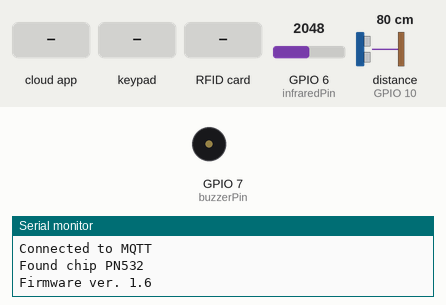
Simulated run of this sketch. Board: ESP32-S3. On the bench: buzzer (waves = sounding, pin HIGH), the last lines printed to the serial monitor. The test bench sets the inputs (shaded band); at power-on: distance to the obstacle (sensor on GPIO 10) 80 cm, GPIO 6 (infraredPin) = 2048. The echo pulse lasts 58.3 µs per cm; WiFi joins after 1.5 s; servers stay silent unless stated; no MQTT or app messages arrive unless stated; pins used as bus, display or sensor lines are not drawn.

Above: at 4.7 s.
4.8 s: the phone or cloud app sets alarm to 1
At 5.2 s:
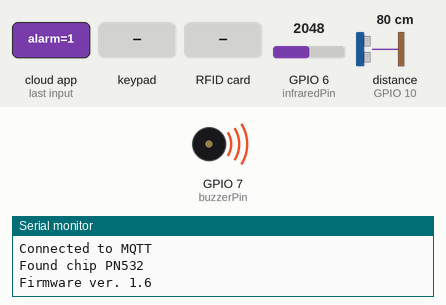
7.3 s: distance to the obstacle (sensor on GPIO 10) set to 65 cm
At 7.72 s:
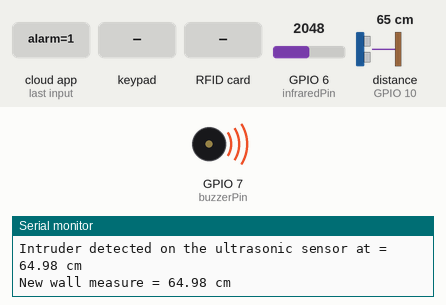
10.3 s: keypad keys 1 9 9 1 pressed 0.4 s apart
At 13.1 s:
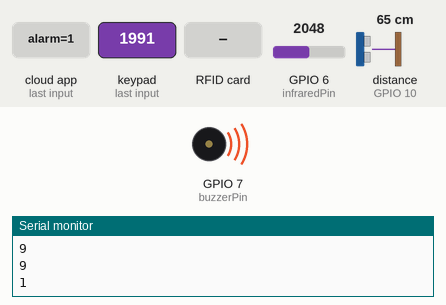
13.4 s: GPIO 6 (infraredPin) set to 2093
14.9 s: GPIO 6 (infraredPin) set to 2167
At 15.32 s:
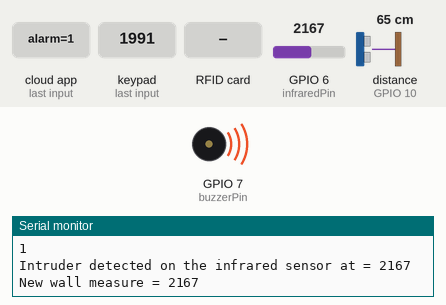
17.9 s: RFID card C7 FE 66 39 held to the reader
At 19.8 s:
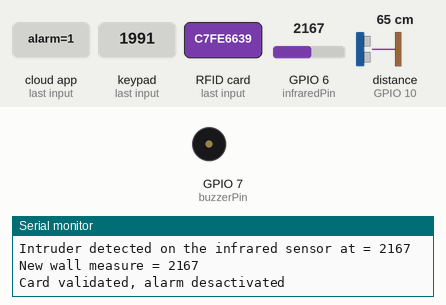
Timing chart, 0 to 20.4 s (numbered marks = the images above; inputs shaded):
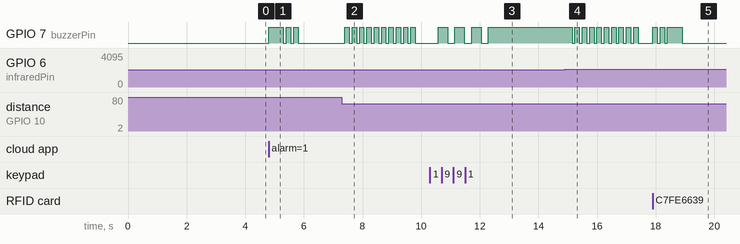

The sketch:

Sensors_Demo_Arduino.ino
```cpp
#include <ArduinoIoTCloud.h>
#include <Arduino_ConnectionHandler.h>
#include <Wire.h>
#include <SPI.h>
#include <Adafruit_PN532.h>
#include <WiFi.h>
#include <Keypad.h>
#include <PubSubClient.h>

#define PN532_IRQ   (2)
#define PN532_RESET (3)  // Not connected by default on the NFC Shield

/******** Variables for the IoT Cloud conection ********/
const char THING_ID[] = "Home_Alarm_v2";

String activation_Way;
bool alarm;
int tries;
bool intruder;
bool cam_Detection;
bool infrared_Detection;
bool microwave_Detection;
bool ultrasonic_Detection;

/******** Variables for the MQTT server ********/
//char ssid[] = "COSMOTE-166950";
//char pass[] = "52752766413729464236";
char ssid[] = "dlink";
char pass[] = "";
const char* mqttServer = "test.mosquitto.org";  // Uses the Mosquitto public broker
const int mqttPort = 1883;
const char* mqttClientId = "mkr1010-client";

const char* microwaveSensorTopic = "motionDetection/microwaveSensor";
const char* esp32camTopic = "motionDetection/esp32cam";
const char* ultrasonicSensorTopic = "motionDetection/ultrasonicSensor";
const char* infraredSensorTopic = "motionDetection/infraredSensor";

WiFiClient espClient;
PubSubClient client(espClient);

int microwave = 0;
int cam = 0;
int ultrasonic = 0;
int infrared = 0;

/******** Variables for the RFID sensor ********/
Adafruit_PN532 nfc(PN532_IRQ, PN532_RESET);
uint8_t storedUID[] = {0xC7, 0xFE, 0x66, 0x39};
uint8_t storedUIDLength = sizeof(storedUID);
uint8_t success;
uint8_t uid[] = { 0, 0, 0, 0, 0, 0, 0 };  // Buffer to store the returned UID
uint8_t uidLength;                        // Length of the UID
bool cardDetected = false;

/******** Variables for ultrasonic sensor ********/
const int triggerPin = 9;
const int echoPin = 10;
float pulse_width, US_distance;
float US_wall;
float US_range = 10.0;

/******** Variables for infrared sensor ********/
const int infraredPin = A5; // Sensor is connected to the analog A0
int IR_distance; //Sensor result
int IR_range = 75; //Diference between distance change
int IR_wall; //Original distance

/******** Variables for the keypad ********/
const byte ROWS = 4; //four rows
const byte COLS = 4; //four columns

const char keys[ROWS][COLS] = {'1', '2', '3', 'A',
                               '4', '5', '6', 'B',
                               '7', '8', '9', 'C',
                               '*', '0', '#', 'D'};

byte rowPins[ROWS] = {A0, A1, A2, A3}; //connect to the row pinouts of the keypad
byte colPins[COLS] = {2, 3, 4, 5}; //connect to the column pinouts of the keypad

Keypad keypad = Keypad(makeKeymap(keys), rowPins, colPins, ROWS, COLS); //Create an object of keypad

const int passwdSize = 4;
char inputPassword[passwdSize] = {'\0', '\0' , '\0', '\0'}; // Array to store the entered password
const char storedPassword[passwdSize] = {'1', '9', '9', '1'}; // Stored password
static int pos = 0;

/******** Variables for the buzzer and LED ********/
const int buzzerPin = 7; //buzzer to arduino digital pin 6
const int ledPin = A6;

/*****************************************/
void setup() {
  // Initialize serial and wait for port to open:
  Serial.begin(9600);
  delay(1500);
  while (!Serial) delay(10);
  keypad.addEventListener(keypadEvent); //add an event listener for this keypad
  alarm  = false; // false = non active || true = active
  intruder = false; // false = any intruder || true = a intruder
  tries = 0;

  // Connect to Arduino IoT Cloud
  ArduinoCloud.begin(ssid, pass);

  // Define the Thing Properties
  initProperties();


  /* The following function allows you to obtain more information related to the state
  of network and IoT Cloud connection and errors the higher number the more granular
  information you’ll get. The default is 0 (only errors). Maximum is 4 */

  setDebugMessageLevel(2);
  ArduinoCloud.printDebugInfo();

  // Setup for the alarm's sound system
  pinMode(buzzerPin, OUTPUT); // Set buzzer - pin D6 as an output
  digitalWrite(buzzerPin, HIGH); // Deactivated the buzzer pin
  pinMode(ledPin, OUTPUT); // Set led - pin A5 as an output
  digitalWrite(ledPin, LOW);

  //Setup for the Ultrasonic Sensor
  pinMode(triggerPin, OUTPUT);
  pinMode(echoPin, INPUT);
  digitalWrite(triggerPin, LOW);
  delayMicroseconds(2);

  // Connect to Wi-Fi
  WiFi.begin(ssid, pass);
  while (WiFi.status() != WL_CONNECTED) {
    delay(1000);
    Serial.println("Connecting to WiFi...");
  }
  Serial.println("Connected to WiFi");

  // MQTT setup
  client.setServer(mqttServer, mqttPort);
  client.setCallback(callback);
  reconnect();

  nfc.begin();

  uint32_t versiondata = nfc.getFirmwareVersion();
  if (! versiondata) {
    Serial.print("Didn't find PN53x board");
    while (1); // halt
  }
  // Got ok data, print it out!
  Serial.print("Found chip PN5"); Serial.println((versiondata>>24) & 0xFF, HEX);
  Serial.print("Firmware ver. "); Serial.print((versiondata>>16) & 0xFF, DEC);
  Serial.print('.'); Serial.println((versiondata>>8) & 0xFF, DEC);
}

/*****************************************/
void loop() {
  ArduinoCloud.update();

  if (!client.connected()) {
    reconnect();
  }
  client.loop();

  if (alarm == false){ // Alarm deactivated only reads the keypad and the sensor
    readKeypad(0); // 0 If the alarm is deactivated
    if (alarm == false){ //The alarm continues deactivated so read the RFID
      cardDetected = readRFID();
      if (cardDetected){
        if (uidLength == storedUIDLength && memcmp(uid, storedUID, uidLength) == 0){
          activateAlarm();
          Serial.println("Card validated, alarm activated");
          activation_Way = "Activated via RFID card";
        }
        else{ //The card set closer is not correct
          alarmIncorrectTry();
          Serial.println("Incorrect card, try again with the correct card");
        }
      }
    }
  }

  else{ // The alarm is active
    readUltrasonic();
    readInfrared();
    // Lets see if the alarm turn off
    readKeypad(1); // 1 if the alarm is actived
    if (alarm == true){ //The alarm continues activated so read the RFID
      cardDetected = readRFID();
      if (cardDetected){
        if (uidLength == storedUIDLength && memcmp(uid, storedUID, uidLength) == 0){
          Serial.println("Card validated, alarm desactivated");
          activation_Way = "Deactivated via RFID card";
          desactivateAlarm();
        }
        else{ //The card set closer is not correct
          Serial.println("Incorrect card, try again with the correct card");
          alarmIncorrectTry();
        }
      }
    }
  }

  ArduinoCloud.update();
}

/****** Function for inicialize Arduino IoT Cloud ******/
void initProperties() {
  ArduinoCloud.setThingId(THING_ID);
  ArduinoCloud.addProperty(activation_Way, READ, NULL);
  ArduinoCloud.addProperty(alarm, READWRITE, ON_CHANGE, onAlarmChange);
  ArduinoCloud.addProperty(tries, READ, NULL);
  ArduinoCloud.addProperty(intruder, READ, NULL);
  ArduinoCloud.addProperty(cam_Detection, READ, NULL);
  ArduinoCloud.addProperty(infrared_Detection, READ, NULL);
  ArduinoCloud.addProperty(microwave_Detection, READ, NULL);
  ArduinoCloud.addProperty(ultrasonic_Detection, READ, NULL);
}

/****** Functions for the IoT Cloud dashboard ******/
void onAlarmChange() {
  if (alarm) {
    activation_Way = "Activated via dashboard";
    activateAlarm();
  }
  else {
    desactivateAlarm();
    activation_Way = "Deactivated via dashboard";
  }

  ArduinoCloud.update();
}

/****** Functions related to turning the alarm on and off ******/
void readKeypad(int alarmValue) {
  char key = keypad.getKey();// Read the key
  // Print if key pressed
  if (key){
    digitalWrite(buzzerPin, LOW); // Activate the passive buzzer
    delay(250); // Wait for a short duration
    digitalWrite(buzzerPin, HIGH); // Turn off the buzzer

    // Store the detected button in the password array
    if (key != 'A'){
      storePassword(key);
    }
    else{
      comparePasswords(alarmValue);
    }
  }

  if (key == 'D'){
    resetPassword();
  }
}

bool readRFID() {
  success = nfc.readPassiveTargetID(PN532_MIFARE_ISO14443A, uid, &uidLength, 100); //Dont move the timeout
  if (success) {
    return true;
  }
  else{
    return false;
  }
}

/****** Functions related with the alarm and buzzer ******/
void activateAlarm(){
  alarm = true;
  tries = 0; //Reset tries if we active the alarm
  digitalWrite(buzzerPin, LOW); // 1 large tone
  digitalWrite(ledPin, HIGH);
  delay(500);
  digitalWrite(buzzerPin, HIGH);
  digitalWrite(ledPin, LOW);
  delay(100);
  for (int i=0; i<2; i++){ //2 normal tones
    digitalWrite(buzzerPin, LOW);
    digitalWrite(ledPin, HIGH);
    delay(150);
    digitalWrite(buzzerPin, HIGH);
    digitalWrite(ledPin, LOW);
    delay(100);
  }

  intruder = false;

  // Read the Ultrasonic sensor to measure the initial wall
  startUltrasonic();
  // Read the Infrared sensor to measure the initial wall
  startInfrared();

}

void desactivateAlarm(){
  alarm = false;
  tries = 0;
  for (int i=0; i<2; i++){ //2 normal tones
    digitalWrite(buzzerPin, LOW);
    digitalWrite(ledPin, HIGH);
    delay(150);
    digitalWrite(buzzerPin, HIGH);
    digitalWrite(ledPin, LOW);
    delay(100);
  }
  digitalWrite(buzzerPin, LOW); // 1 large tone
  digitalWrite(ledPin, HIGH);
  delay(500);
  digitalWrite(buzzerPin, HIGH);
  digitalWrite(ledPin, LOW);
  delay(100);
  intruder = false;
}

void alarmIncorrectTry(){
  tries++;
  if (tries >= 3){ //Maximum number of attempts reached
    intruderDetected();
  }
  else{
    digitalWrite(buzzerPin, LOW); //turn on the buzzer
    digitalWrite(ledPin, HIGH); // turn on the led
    delay(1500);
    digitalWrite(buzzerPin, HIGH); //turn off the buzzer
    digitalWrite(ledPin, LOW); // turn off the led
  }
}

void intruderDetected(){
  intruder = true;
  for (int i=0; i<10; i++){ //10 normal tones
      digitalWrite(buzzerPin, LOW);
      digitalWrite(ledPin, HIGH);
      delay(150);
      digitalWrite(buzzerPin, HIGH);
      digitalWrite(ledPin, LOW);
      delay(100);
  }
}

/********* Functions for detect intruder *********/
void startUltrasonic(){
  Serial.println("Initializing the ultrasonic sensor");
  digitalWrite(triggerPin, HIGH);   // Distance to the wall
  delayMicroseconds(10);
  digitalWrite(triggerPin, LOW);
  pulse_width = pulseIn(echoPin, HIGH);
  US_wall = (pulse_width*.0343)/2; //measure in cm, divided by 2 cause sounds goes and comes back
  Serial.print("Ultrasonic distance ");
  Serial.print(US_wall);
  Serial.println(" cm");
}

void startInfrared(){
  Serial.print("Initializing the infrared sensor ");
  IR_wall = analogRead(infraredPin);
  Serial.print("Infrared value ");
  Serial.println(IR_wall);
}

void readUltrasonic(){
  digitalWrite(triggerPin, HIGH);
  delayMicroseconds(10);
  digitalWrite(triggerPin, LOW);
  pulse_width = pulseIn(echoPin, HIGH);
  US_distance = (pulse_width*.0343)/2;

  if (US_distance > (US_wall+US_range) || US_distance < (US_wall-US_range)){
    Serial.print("Intruder detected on the ultrasonic sensor at = ");
    Serial.print(US_distance);
    Serial.println(" cm");
    US_wall = US_distance;
    Serial.print("New wall measure = "); // Update the wall measure
    Serial.print(US_wall);
    Serial.println(" cm");
    intruderDetected();
    // Send the value to Andreas board
    String temp = String(US_distance, 2); // 2 say how many decimals we want
    client.publish(ultrasonicSensorTopic, temp.c_str());
  }

  microwave = 0;
  microwave_Detection = false;
  cam = 0;
  cam_Detection = false;
  ultrasonic = 0;
  ultrasonic_Detection = false;
  infrared = 0;
  infrared_Detection = false;
}

void readInfrared(){
  IR_distance = analogRead(infraredPin); //Get sensor value
  if (IR_distance > (IR_wall+IR_range) || IR_distance < (IR_wall-IR_range)){
    Serial.print("Intruder detected on the infrared sensor at = ");
    Serial.println(IR_distance);
    IR_wall = IR_distance;
    Serial.print("New wall measure = "); // Update the wall measure
    Serial.println(IR_wall);
    intruderDetected();
    // Send the value to Andreas board
    String temp = String(IR_distance, 2); // 2 say how many decimals we want
    client.publish(infraredSensorTopic, temp.c_str());
  }

  microwave = 0;
  microwave_Detection = false;
  cam = 0;
  cam_Detection = false;
  ultrasonic = 0;
  ultrasonic_Detection = false;
  infrared = 0;
  infrared_Detection = false;
}

/********* Functions for the Keypad *********/
void storePassword(char key) {
  /*if (pos < passwdSize) {
    inputPassword[pos++] = key;
  }*/

  inputPassword[0] = inputPassword[1];
  inputPassword[1] = inputPassword[2];
  inputPassword[2] = inputPassword[3];
  inputPassword[3] = key;

}

void comparePasswords(int alarmValue) {
  bool pass_equal = true;
  for (int i = 0; i < passwdSize; i++) {
    if (inputPassword[i] != storedPassword[i]) {
        pass_equal = false;
    }
  }
  if (pass_equal && alarmValue == 0) {
    Serial.println("Password validated, alarm activated");
    activation_Way = "Activated via keypad password";
    activateAlarm();
  }
  else if (pass_equal && alarmValue == 1){
    Serial.println("Password validated, alarm desactivated");
    activation_Way = "Deactivated via keypad password";
    desactivateAlarm();
  }
  else {
    Serial.println("Incorrect password, try again");
    alarmIncorrectTry();
  }
  resetPassword();
}

void resetPassword() {
  for (int i = 0; i < passwdSize; i++) {
    inputPassword[i] = '\0';
  }
  Serial.println("Restarting the input password");
  pos = 0; // Restart the index for store the password correctly
}

void keypadEvent(KeypadEvent eKey){
  switch (keypad.getState()){
  case PRESSED:
    Serial.println(eKey);
  }
}

/****** Functions for the MQTT server ******/
void reconnect() {
  while (!client.connected()) {
    Serial.println("Connecting to MQTT...");
    if (client.connect(mqttClientId)) {
      Serial.println("Connected to MQTT");

      // Subscribe to specified topics
      client.subscribe(microwaveSensorTopic);
      client.subscribe(esp32camTopic);
      client.subscribe(ultrasonicSensorTopic);
      client.subscribe(infraredSensorTopic);
    } else {
      Serial.print("Failed, rc=");
      Serial.print(client.state());
      Serial.println(" Retrying in 5 seconds...");
      delay(5000);
    }
  }
}

void callback(char* topic, byte* payload, unsigned int length) {

  if (String(topic).equals(String(microwaveSensorTopic))) {
    microwave = 1;
    microwave_Detection = true;
    if (alarm == true) { //The alarm is activated
      Serial.println("Intruder detected on the microwave sensor");
      intruderDetected();
    }
  }
  else if (String(topic).equals(String(esp32camTopic))) {
    cam = 1;
    cam_Detection = true;
    if(alarm == true){
      Serial.println("Intruder detected on the camera");
      intruderDetected();
    }
  }
  else if (String(topic).equals(String(ultrasonicSensorTopic))) {
    ultrasonic = 1;
    ultrasonic_Detection = true;
    // Send to Andreas microcontroller
  }
  else if (String(topic).equals(String(infraredSensorTopic))) {
    infrared = 1;
    infrared_Detection = true;
    // Send to Andreas microcontroller
  }
}
```

Measured:
- the behaviour switches between 70 and 69 cm on distance to the obstacle (sensor on GPIO 10) (found by bisection; images 1 and 2)
- the behaviour switches between 2123 and 2124 on GPIO 6 (infraredPin) (found by bisection; images 3 and 4)
- after the input at 4.8 s, GPIO 7 (buzzerPin): LOW → HIGH at once, then repeats every 0.25 s: LOW 0.10 s, HIGH 0.15 s, until it stays LOW from 5.8 s
- after the input at 7.3 s, GPIO 7 (buzzerPin): alternates HIGH for 0.15 s and LOW for 0.10 s, 20 changes in all, then stays LOW, starting after 0.10 s
- after the input at 10.3 s, GPIO 7 (buzzerPin): alternates HIGH for 0.32 s and LOW for 0.25 s, 7 changes in all, then stays HIGH, starting after 0.28 s
- after the input at 13.4 s, every drawn part: stays the same
- after the input at 14.9 s, GPIO 7 (buzzerPin): alternates HIGH for 0.15 s and LOW for 0.10 s, 19 changes in all, then stays LOW, starting after 0.25 s
- after the input at 17.9 s, GPIO 7 (buzzerPin): goes HIGH 0.15 s, LOW 0.10 s, HIGH 0.15 s, LOW 0.10 s, HIGH 0.50 s, then LOW, starting at once
